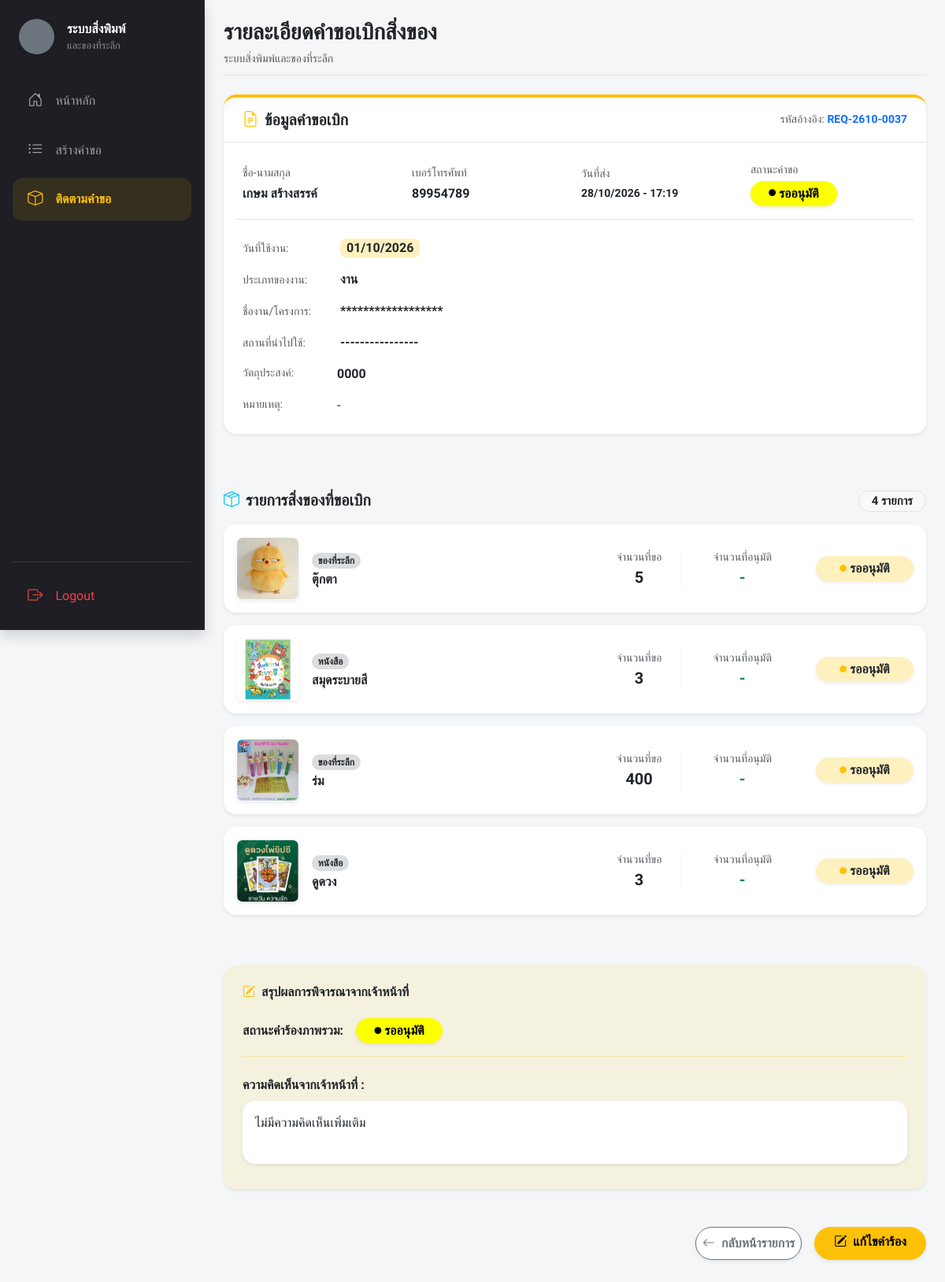
Page /index.php?page=request_view&id=25 (signed in) on the committed database.
### tables this page shows
CREATE TABLE `requests` (
  `request_id` int(11) NOT NULL,
  `request_no` varchar(20) NOT NULL,
  `user_id` int(11) NOT NULL,
  `request_date` datetime DEFAULT current_timestamp(),
  `use_date` date DEFAULT NULL,
  `event_type` varchar(50) DEFAULT NULL,
  `event_name` varchar(200) DEFAULT NULL,
  `location` varchar(200) DEFAULT NULL,
  `purpose` text DEFAULT NULL,
  `user_note` text DEFAULT NULL,
  `status` varchar(20) DEFAULT 'Pending',
  `admin_comment` text DEFAULT NULL,
  `approved_at` datetime DEFAULT NULL,
  `approved_by` int(11) DEFAULT NULL,
  `is_read_user` tinyint(1) NOT NULL DEFAULT 0
);

CREATE TABLE `users` (
  `user_id` int(11) NOT NULL,
  `username` varchar(50) NOT NULL,
  `password` varchar(255) NOT NULL,
  `full_name` varchar(100) DEFAULT NULL,
  `email` varchar(150) DEFAULT NULL,
  `department_id` int(11) DEFAULT NULL,
  `sub_department_id` int(11) DEFAULT NULL,
  `employment_type_id` int(11) DEFAULT NULL,
  `position` varchar(100) DEFAULT NULL,
  `phone_number` varchar(20) DEFAULT NULL,
  `role` varchar(20) DEFAULT 'User'
);

CREATE TABLE `request_items` (
  `request_item_id` int(11) NOT NULL,
  `request_id` int(11) NOT NULL,
  `item_id` int(11) NOT NULL,
  `requested_qty` int(11) NOT NULL,
  `approved_qty` int(11) DEFAULT NULL,
  `item_status` varchar(20) DEFAULT NULL
);

CREATE TABLE `categories` (
  `category_id` int(11) NOT NULL,
  `name` varchar(100) DEFAULT NULL,
  `is_active` tinyint(1) DEFAULT 1,
  `created_at` datetime DEFAULT current_timestamp()
);

CREATE TABLE `items` (
  `id` int(11) NOT NULL,
  `item_code` varchar(20) NOT NULL,
  `category_id` int(11) NOT NULL,
  `name` varchar(200) NOT NULL,
  `description` text DEFAULT NULL,
  `current_stock` int(11) DEFAULT 0,
  `is_active` tinyint(1) NOT NULL DEFAULT 1,
  `low_stock_threshold` int(11) DEFAULT 10,
  `images` text DEFAULT NULL,
  `created_at` datetime DEFAULT current_timestamp()
);

### views/user/request_view.php (the view, shortened to what this page needs)
<?php
$request_id = $_GET['id'] ?? '';
$user_id = $_SESSION['user_id'] ?? 0;
$stmt = $pdo->prepare("
    SELECT r.*, u.full_name, u.phone_number
    FROM requests r
    JOIN users u ON r.user_id = u.user_id
    WHERE r.request_id = ? AND r.user_id = ?
");
$stmt->execute([$request_id, $user_id]);
$request = $stmt->fetch();
$itemStmt = $pdo->prepare("
    SELECT
        ri.*,
        i.name AS item_name,
        i.images,
        c.name AS category_name
    FROM request_items ri
    LEFT JOIN items i ON ri.item_id = i.id
    LEFT JOIN categories c ON i.category_id = c.category_id
    WHERE ri.request_id = ?
");
$itemStmt->execute([$request_id]);
$items = $itemStmt->fetchAll();
$statusText = $request['status'];
$badgeStyle = 'min-width: 110px; ';
if ($statusText === 'รออนุมัติ' || $statusText === 'Pending') {
    $badgeStyle .= 'background-color: #fbff00; color: #000;';
    $statusText = 'รออนุมัติ';
} elseif (strpos($statusText, 'อนุมัติบางส่วน') !== false) {
    $badgeStyle .= 'background-color: #fd7e14; color: #fff;';
} elseif (strpos($statusText, 'ไม่อนุมัติ') !== false) {
    $badgeStyle .= 'background-color: #dc3545; color: #fff;';
} elseif (strpos($statusText, 'อนุมัติ') !== false) {
    $badgeStyle .= 'background-color: #28a745; color: #fff;';
} else {
    $badgeStyle .= 'background-color: #6c757d; color: #fff;';
}
?>
<div class="d-flex justify-content-between align-items-center mb-4 pb-2" style="border-bottom: 2px solid #e9ecef;">
    <div>
        <h3 class="fw-bolder mb-1 text-dark">รายละเอียดคำขอเบิกสิ่งของ</h3>
        <span class="text-muted small">ระบบสิ่งพิมพ์และของที่ระลึก</span>
    </div>
</div>
<div class="card border-0 rounded-4 shadow-sm mb-4 border-warning border-top border-4 bg-white">
    <div class="card-header bg-white py-3 px-4 border-bottom d-flex justify-content-between align-items-center rounded-top-4">
        <h5 class="fw-bold mb-0 text-dark"><i class="bi bi-file-earmark-text me-2 text-warning"></i>ข้อมูลคำขอเบิก</h5>
        <span class="text-muted small">รหัสอ้างอิง: <span class="fw-bold text-primary"><?= htmlspecialchars($request['request_no']) ?></span></span>
    </div>
    <div class="card-body p-4">
        <div class="row g-3 align-items-center mb-4 pb-3 border-bottom">
            <div class="col-12 col-sm-6 col-md-3">
                <div class="text-muted small mb-1">ชื่อ-นามสกุล</div>
                <div class="fw-bold text-dark fs-6"><?= htmlspecialchars($request['full_name'] ?? 'ไม่ทราบชื่อ') ?></div>
            </div>
            <div class="col-12 col-sm-6 col-md-3">
                <div class="text-muted small mb-1">เบอร์โทรศัพท์</div>
                <div class="fw-bold text-dark fs-6"><?= htmlspecialchars($request['phone_number'] ?? '-') ?></div>
            </div>
            <div class="col-12 col-sm-6 col-md-3">
                <div class="text-muted small mb-1">วันที่ส่ง</div>
                <div class="fw-bold text-dark small">
                    <?= date('d/m/Y - H:i', strtotime($request['request_date'])) ?>
                </div>
            </div>
            <div class="col-12 col-sm-6 col-md-3">
                <div class="text-muted small mb-1">สถานะคำขอ</div>
                <span class="badge px-3 py-2 fs-6 rounded-pill shadow-sm d-inline-flex align-items-center justify-content-center" style="<?= $badgeStyle ?>">
                    <i class="bi bi-circle-fill small me-1" style="font-size: 0.55rem;"></i>
                    <?= htmlspecialchars($statusText) ?>
                </span>
            </div>
        </div>
        <div class="row g-2">
            <div class="col-12 mb-2">
                <span class="text-muted small d-inline-block" style="width: 120px;">วันที่ใช้งาน:</span>
                <span class="badge bg-warning text-dark bg-opacity-25 px-2 py-1 fs-6 rounded-3"><?= date('d/m/Y', strtotime($request['use_date'])) ?></span>
            </div>
            <div class="col-12 mb-2">
                <span class="text-muted small d-inline-block" style="width: 120px;">ประเภทของงาน:</span>
                <span class="fw-bold text-dark"><?= htmlspecialchars($request['event_type']) ?></span>
            </div>
            <div class="col-12 mb-2">
                <span class="text-muted small d-inline-block" style="width: 120px;">ชื่องาน/โครงการ:</span>
                <span class="fw-bold text-dark"><?= htmlspecialchars($request['event_name']) ?></span>
            </div>
            <div class="col-12 mb-2">
                <span class="text-muted small d-inline-block" style="width: 120px;">สถานที่นำไปใช้:</span>
                <span class="fw-bold text-dark"><?= htmlspecialchars($request['location']) ?></span>
            </div>
            <div class="col-12 mb-2 d-flex">
                <span class="text-muted small flex-shrink-0" style="width: 120px;">วัตถุประสงค์:</span>
                <span class="fw-bold text-dark"><?= nl2br(htmlspecialchars($request['purpose'])) ?></span>
            </div>
            <div class="col-12 d-flex">
                <span class="text-muted small flex-shrink-0" style="width: 120px;">หมายเหตุ:</span>
                <span class="text-dark"><?= nl2br(htmlspecialchars($request['user_note'] ?: '-')) ?></span>
            </div>
        </div>
    </div>
</div>
<h5 class="fw-bold mb-3 mt-5 text-dark">
    <i class="bi bi-box-seam text-info me-2"></i>รายการสิ่งของที่ขอเบิก
    <span class="float-end badge bg-light text-dark border rounded-pill px-3"><?= count($items) ?> รายการ</span>
</h5>
<div class="mb-5">
    <?php foreach ($items as $index => $item):
        $images = json_decode($item['images'] ?? '[]', true);
        $imgSrc = !empty($images) ? 'assets/uploads/items/' . $images[0] : 'assets/images/placeholder.jpg';
        $reqQty = (int)$item['requested_qty'];
        $appQty = (int)$item['approved_qty'];
        $itemStatusText = 'รออนุมัติ';
        $itemBadgeClass = 'bg-warning bg-opacity-25 text-dark';
        $iconClass = 'text-warning';
    ?>
        <div class="card border-0 rounded-4 shadow-sm mb-3 bg-white">
            <div class="card-body p-3 d-flex align-items-center flex-wrap gap-3">
                <img src="<?= $imgSrc ?>" class="rounded-3 object-fit-cover border border-light shadow-sm" style="width: 80px; height: 80px;">
                <div class="flex-grow-1" style="min-width: 200px;">
                    <span class="badge bg-secondary bg-opacity-25 text-dark rounded-pill mb-1"><?= htmlspecialchars($item['category_name'] ?? 'ไม่ระบุ') ?></span>
                    <h6 class="fw-bolder mb-0 text-dark"><?= htmlspecialchars($item['item_name'] ?? 'ไม่ทราบชื่อ') ?></h6>
                </div>
                <div class="text-center px-4 border-end border-light d-none d-sm-block">
                    <span class="d-block text-muted small">จำนวนที่ขอ</span>
                    <span class="fw-bolder text-dark fs-5"><?= $reqQty ?></span>
                </div>
                <div class="text-center px-4 d-none d-sm-block" style="min-width: 120px;">
                    <span class="d-block text-muted small">จำนวนที่อนุมัติ</span>
                    <span class="fw-bolder text-success fs-5"><?= ($request['status'] === 'รออนุมัติ' || $request['status'] === 'Pending') ? '-' : $appQty ?></span>
                </div>
                <div style="min-width: 140px;" class="text-end ps-3">
                    <span class="badge rounded-pill py-2 w-100 fs-6 fw-bold px-4 py-2 <?= $itemBadgeClass ?> d-inline-flex align-items-center justify-content-center shadow-sm">
                        <i class="bi bi-circle-fill small me-1 <?= $iconClass ?>" style="font-size: 0.55rem;"></i> <?= $itemStatusText ?>
                    </span>
                </div>
            </div>
        </div>
    <?php endforeach; ?>
</div>
<div class="card border-0 rounded-4 shadow-sm mb-5 bg-warning bg-opacity-10">
    <div class="card-body p-4">
        <h6 class="fw-bold mb-4 text-dark"><i class="bi bi-pencil-square me-2 text-warning"></i>สรุปผลการพิจารณาจากเจ้าหน้าที่</h6>
        <div class="d-flex align-items-center mb-4 pb-3 border-bottom border-warning border-opacity-25">
            <span class="fw-bold text-dark me-3">สถานะคำร้องภาพรวม:</span>
            <span class="badge px-3 py-2 fs-6 rounded-pill shadow-sm d-inline-flex align-items-center justify-content-center" style="<?= $badgeStyle ?>">
                <i class="bi bi-circle-fill small me-1" style="font-size: 0.55rem;"></i> <?= htmlspecialchars($statusText) ?>
            </span>
        </div>
        <div class="mb-2">
            <label class="fw-bold mb-2 text-dark">ความคิดเห็นจากเจ้าหน้าที่ :</label>
            <div class="p-3 bg-white rounded-4 shadow-sm text-dark" style="min-height: 80px;">
                <?= nl2br(htmlspecialchars($request['admin_comment'] ?: 'ไม่มีความคิดเห็นเพิ่มเติม')) ?>
            </div>
        </div>
    </div>
</div>
<div class="d-flex justify-content-end gap-3 mb-5 flex-wrap">
    <a href="index.php?page=my_requests" class="btn btn-outline-secondary fw-bold px-2 py-2 bg-white rounded-pill shadow-sm">
        <i class="bi bi-arrow-left me-2"></i>กลับหน้ารายการ
    </a>
    <?php if ($request['status'] === 'รออนุมัติ'): ?>
        <a href="index.php?page=create_request&id=<?= $request['request_id'] ?>" class="btn btn-warning rounded-pill px-4 fw-bold shadow-sm">
            <i class="bi bi-pencil-square me-1"></i> แก้ไขคำร้อง
        </a>
    <?php endif; ?>
</div>

### assets/css/style.css (style rules this page uses)
:root { --portal-ink: #1e1e24; --portal-yellow: #ffc107; --portal-surface: #f8f9fa; }
body { background: var(--portal-surface); }

### includes/header.php (style rules this page uses)
body, .container-fluid, .card, .btn, table, input, select { font-family: 'Prompt', sans-serif !important; }
::placeholder { color: #6c757d !important; opacity: 1 !important; }

### rows in the picture
requests: request_no "REQ-2610-0037", user.full_name "เกษม สร้างสรรค์", user.phone_number "89954789", request_date "28/10/2026 - 17:19", status "รออนุมัติ", use_date "01/10/2026", event_type "งาน", event_name "******************", location "----------------", purpose "0000", user_note "-", admin_comment "ไม่มีความคิดเห็นเพิ่มเติม"
request_items: shows a picture, categories.name "ของที่ระลึก", item.name "ตุ๊กตา", requested_qty "5", itemStatusText "รออนุมัติ"
request_items: shows a picture, categories.name "หนังสือ", item.name "สมุดระบายสี", requested_qty "3", itemStatusText "รออนุมัติ"
request_items: shows a picture, categories.name "ของที่ระลึก", item.name "ร่ม", requested_qty "400", itemStatusText "รออนุมัติ"
request_items: shows a picture, categories.name "หนังสือ", item.name "ดูดวง", requested_qty "3", itemStatusText "รออนุมัติ"

### other values in the picture
count($items) "4"
